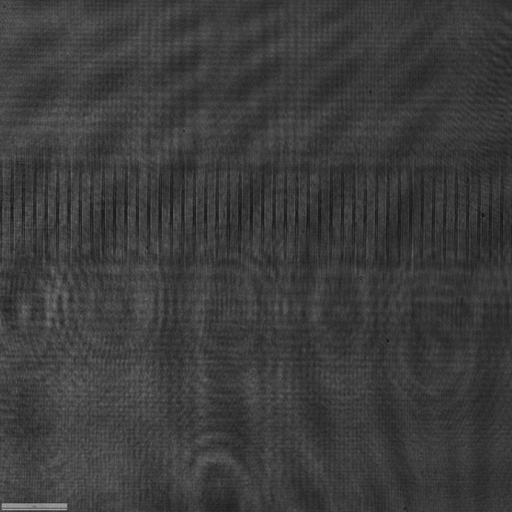
#> input picture Carpeta stack/imagen_IC_1.tiff, 512 x 512 px
$ python microContraste.py
#> lines starting #> are read from the running program, lines starting #| are printed output that depends on the picture
### Entrega03/librerias/filterZernike.py
import numpy as np
import matplotlib.pyplot as plt


def mascara_circular(xx: np.ndarray, yy: np.ndarray, radio: float) -> np.ndarray:
    """Máscara binaria circular centrada (1 dentro del disco, 0 fuera)."""
    return ((xx**2 + yy**2) <= radio**2).astype(float)

#características de iluminacion
wavelength = 533e-9  # Longitud de onda en metros
f_MO = 10e-3  # Distancia focal del objetivo en metros


#Caracteristicas de la imagen
N_x = 1024 # Ancho de la imagen
N_y = 1024 # Alto de la imagen
#dimensiones físicas de la imagen en m
size_x = 390e-6  # m
size_y = 390e-6  # m
#tamaño del pixel
dx = size_x / N_x  # Tamaño del pixel en x
dy = size_y / N_y  # Tamaño del pixel en y
#malla de coordenadas
x = np.linspace(-size_x/2, size_x/2, N_x)
y = np.linspace(-size_y/2, size_y/2, N_y)
X, Y = np.meshgrid(x, y)
#tamaño del radio de la máscara circular
R_pupila = 10e-3  # Radio en metros
R_filter = 1.22*wavelength*f_MO/R_pupila

print(f"Radio pupila: {R_pupila*1e3} mm")
print(f"Radio filtro Zernike: {R_filter*1e9} nm")


#creamos a lienzo de Zernike vacío
Pupila = mascara_circular(X, Y, R_pupila)

Pupila = Pupila.astype(np.complex128)

Filter = mascara_circular(X, Y, R_filter)
Pupila =Pupila - Filter
Filter = Filter.astype(np.complex128)
#aplicamos alguna función de Zernike
Filter = Filter*np.exp(1j*np.pi/2)/2

img = Pupila + Filter


#Creamos un patrón de Zernike simple (por ejemplo, un círculo

Intensidad=np.abs(img)

Phase=np.angle(img)


def filter_Zernike(X, Y, R_pupila, R_filter, coef,Beta):
    # Creamos la pupila
    Pupila = mascara_circular(X, Y, R_pupila).astype(np.complex128)

    # Creamos el filtro Zernike
    Filter = mascara_circular(X, Y, R_filter).astype(np.complex128)

    Pupila = Pupila - Filter

    # Aplicamos el coeficiente de Zernike al filtro
    Filter = Beta*Filter * np.exp(1j * coef)

    # Combinamos la pupila y el filtro
    img = Pupila + Filter

    return img

Filter = filter_Zernike(X, Y, R_pupila, R_filter, np.pi/2,0.5)


fig=plt.figure(figsize=(10,12))
ax0=fig.add_subplot(221)
im0=ax0.imshow(Intensidad, cmap='gray')
ax0.set_label('Intensidad')
cbar0=plt.colorbar(im0, ax=ax0, label='Intensidad', fraction=0.046, pad=0.04)  # muestra la escala de colores
ax1=fig.add_subplot(222)
im1=ax1.imshow(Phase, cmap='gray')
ax1.set_label('Fase (radianes)')  # etiqueta de la colorbar
cbar1=plt.colorbar(im1, ax=ax1, label='Fase (radianes)', fraction=0.046, pad=0.04)  # muestra la escala de colores
ax2=fig.add_subplot(223)
im2=ax2.imshow(np.abs(Filter), cmap='gray', origin='lower')   # guarda el objeto de imagen
cbar2 = plt.colorbar(im2, ax=ax2, label='Magnitud', fraction=0.046, pad=0.04)  # muestra la escala de colores
ax3=fig.add_subplot(224)
im3=ax3.imshow(np.angle(Filter), cmap='gray', origin='lower')   # guarda el objeto de imagen
cbar3 = plt.colorbar(im3, ax=ax3, label='Fase (radianes)', fraction=0.046, pad=0.04)  # muestra la escala de colores
plt.show()
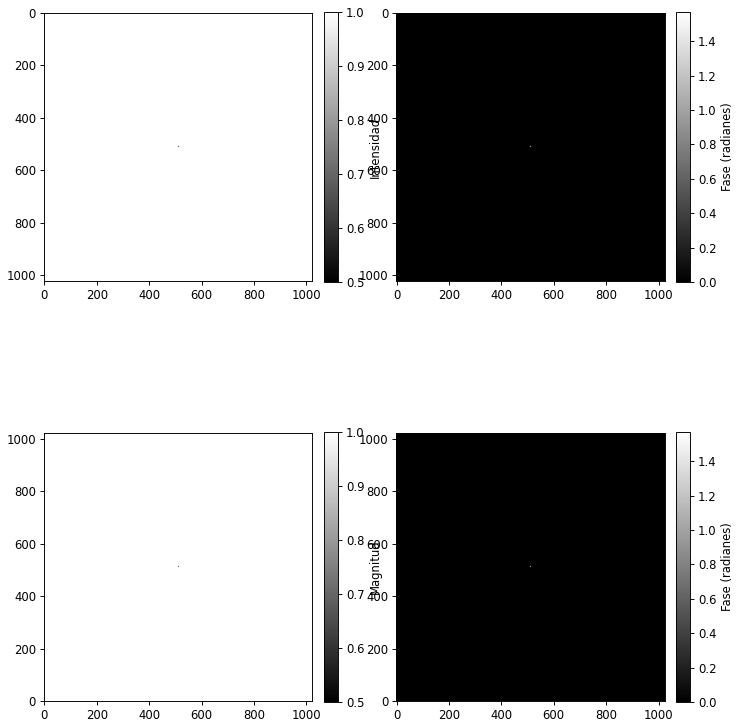
#> figure drawn by matplotlib, 8 panels

### Entrega03/librerias/microContraste.py
# ==============================================================
# punto3_microscopio_ABCD.py
#
# Práctica 3 – Microscopía Óptica
# Punto 3: Simulación difractiva de un microscopio compuesto
#          usando formalismo ABCD + Fresnel
#
# - Modelo coherente de un microscopio 20x/0.5 con lente de tubo de 200 mm
# - Objeto: Generacion de contraste utilizando Filtro de Zernike
# - Sistema equivalente 4f (objetivo + lente de tubo)
# - Pupila circular que emula la NA del objetivo (NA = 0.5)
# - Cálculo del límite de Abbe y visualización de la imagen simulada
#
# *** CÓDIGO ESPECÍFICO DEL PUNTO 3 DE LA PRÁCTICA 3 ***
# ==============================================================

from __future__ import annotations
import os
from dataclasses import dataclass
import numpy as np
import cv2
import tkinter as tk
from tkinter import filedialog
import matplotlib.pyplot as plt
from filterZernike import filter_Zernike

# ==============================================================
# 1. PARÁMETROS FÍSICOS DEL MICROSCOPIO (Punto 3, Práctica 3)
# ==============================================================

# Longitud de onda (λ) de la iluminación coherente
LAMBDA_0 = 533e-9       # [m] 533 nm

# Objetivo PLAN 20x/0.5
M_OBJ = 20.0            # Aumento del objetivo
NA_OBJ = 0.5            # Apertura numérica

# Lente de tubo
F_TL = 200e-3           # [m] f_TL = 200 mm

# Focal del objetivo (modelo de microscopio de conjugado infinito)
F_MO = F_TL / M_OBJ     # f_MO = f_TL / M

# Diámetro efectivo de la pupila (en el plano de Fourier) para NA dada
DIAM_PUPILA = 2.0 * F_MO * NA_OBJ   # D_pupila = 2 f_MO NA

# Límite teórico de Abbe (formación de imagen coherente)
F_C_COHERENTE = NA_OBJ / LAMBDA_0   # frecuencia de corte [ciclos/m]
D_ABBE = 1.0 / F_C_COHERENTE        # resolución mínima [m]

# Diametro del filtro de Zernike de fase constante phi=pi/2
DIAM_FILTRO_ZERNIKE= 0.01*DIAM_PUPILA #1.22*LAMBDA_0*F_MO/ (DIAM_PUPILA)

print("--- PARÁMETROS DE SIMULACIÓN (Punto 3 – Práctica 3) ---")
print(f"Lambda: {LAMBDA_0*1e9:.1f} nm")
print(f"Focal Objetivo (f_MO): {F_MO*1e3:.2f} mm")
print(f"Focal Lente Tubo (f_TL): {F_TL*1e3:.2f} mm")
print(f"Diámetro Pupila (2·f_MO·NA): {DIAM_PUPILA*1e3:.2f} mm")
print("--- LÍMITE TEÓRICO (ABBE, coherente) ---")
print(f"Frecuencia máxima (f_c): {F_C_COHERENTE/1e3:.2f} líneas/mm")
print(f"Resolución de Abbe (d_Abbe): {D_ABBE*1e6:.3f} μm")
print(f"Diámetro filtro Zernike: {DIAM_FILTRO_ZERNIKE:.3f} μm")
print("--------------------------------------------------\n")


# Configuración general usada en la simulación del Punto 3
CONFIG = {
    # Longitud de onda
    "lambda_0": LAMBDA_0,

    # Focales de objetivo y lente de tubo
    "f_lente_1": F_MO,    # Objetivo
    "f_lente_2": F_TL,    # Lente de tubo

    # Sensor (dimensiones y tamaño de píxel)
    # Aquí se modela el sensor físico de la cámara.
    "px_cols": 2448,
    "px_rows": 2048,
    "pitch": 3.45e-6,     # [m] tamaño de píxel

    #dimensiones fisicas del objeto
    "size_x_objeto": 4.5e-7, #m
    "size_y_objeto": 3.8e-7, #m


    # Tipo de filtro en el plano de Fourier
    # Para el Punto 3, solo se aplica la pupila circular (NA),
    # por eso el filtro adicional es "ninguno".
    "tipo_filtro": "Zernike",

    "diametro_filtro_zernike": DIAM_FILTRO_ZERNIKE,

    # Diámetro físico de la pupila (controlado por la NA del objetivo)
    "diam_apertura": DIAM_PUPILA,

    # Rango de intensidades (fracción del máximo) para las gráficas
    "clim": {
        "objeto": (0.0, 1.0),
        "antes_diafragma": (0.0, 1e-5),
        "filtro": (0.0, 1.0),
        "tras_diafragma": (0.0, 1e-5),
        "sensor": (0.0, 1.0),
    }
}

# ==============================================================
# 2. UTILIDADES BÁSICAS
#    (Selección de imagen USAF, redimensionado, malla y ploteo)
# ==============================================================

def seleccionar_imagen_en_grises(inicio_en_escritorio: bool = True) -> np.ndarray:
    """
    Punto 3 – Práctica 3:
    Abre un diálogo para seleccionar la imagen del test de resolución (USAF 1951).
    Devuelve una matriz en escala de grises normalizada a [0,1].
    """
    print("Por favor, selecciona una imagen relacionada a la transmitancia en escala de grises.")
    root = tk.Tk()
    root.withdraw()

    initial_dir = os.path.join(os.path.expanduser("~"), "Desktop") if inicio_en_escritorio else None
    ruta = filedialog.askopenfilename(
        title="Selecciona una imagen (PNG/JPG/JPEG/BMP/TIFF)",
        initialdir=initial_dir,
        filetypes=[("Imágenes", "*.png *.jpg *.jpeg *.bmp *.tiff *.gif")]
    )
    root.update()
    root.destroy()

    if not ruta:
        raise RuntimeError("No se seleccionó ninguna imagen.")

    img = cv2.imread(ruta, cv2.IMREAD_GRAYSCALE)
    if img is None:
        raise RuntimeError("No fue posible leer la imagen seleccionada.")

    return img.astype(np.float64) / 255.0


def redimensionar_con_padding(img: np.ndarray, nuevo_ancho: int, nuevo_alto: int) -> np.ndarray:
    """
    Redimensiona la imagen manteniendo su relación de aspecto y añade bordes
    negros para que encaje exactamente en (nuevo_ancho × nuevo_alto) píxeles.
    """
    h, w = img.shape
    ratio = min(nuevo_ancho / w, nuevo_alto / h)
    nuevo_w, nuevo_h = int(w * ratio), int(h * ratio)
    img_rs = cv2.resize(img, (nuevo_w, nuevo_h), interpolation=cv2.INTER_AREA)

    pad_w = max(nuevo_ancho - nuevo_w, 0)
    pad_h = max(nuevo_alto - nuevo_h, 0)
    left, right = pad_w // 2, pad_w - pad_w // 2
    top, bottom = pad_h // 2, pad_h - pad_h // 2

    return cv2.copyMakeBorder(img_rs, top, bottom, left, right,
                              cv2.BORDER_CONSTANT, value=0)


def malla_cartesiana(n_col: int, Lx: float, n_row: int, Ly: float) -> tuple[np.ndarray, np.ndarray]:
    """Crea una malla cartesiana centrada en 0 con tamaño físico Lx × Ly."""
    x = np.linspace(-Lx/2, Lx/2, n_col)
    y = np.linspace(-Ly/2, Ly/2, n_row)
    return np.meshgrid(x, y)


def mostrar_intensidad(campo: np.ndarray, Lx: float, Ly: float, titulo: str,
                       vmin_frac: float, vmax_frac: float):
    """
    Muestra la intensidad |campo|^2 con ejes físicos en milímetros.
    vmin_frac y vmax_frac son fracciones del máximo para escalar el contraste.
    """
    I = np.abs(campo)**2
    vmax = np.max(I) if np.max(I) > 0 else 1.0
    extent = (-Lx/2 * 1e3, Lx/2 * 1e3, -Ly/2 * 1e3, Ly/2 * 1e3)  # ejes en mm

    plt.imshow(I, extent=extent, origin='lower', cmap='gray',
               vmin=vmin_frac * vmax, vmax=vmax_frac * vmax)
    plt.colorbar(label="Intensidad (u.a.)")
    plt.xlabel("x (mm)")
    plt.ylabel("y (mm)")
    plt.title(titulo)
    plt.show()

# ==============================================================
# 3. MUESTREO DE FRESNEL (ABCD) – Punto 3
# ==============================================================

def muestreo_entrada_para_Fresnel(Nx: int, Lx_out: float, B: float, lambda_0: float,
                                  Ny: int, Ly_out: float) -> tuple[float, float, float, float]:
    """
    Calcula el muestreo requerido en el plano de ENTRADA dado el tamaño del
    plano de SALIDA para una propagación tipo Fresnel asociada al término B
    de la matriz ABCD (Punto 3, Práctica 3).
    """
    dx_out, dy_out = Lx_out / Nx, Ly_out / Ny
    dx_in = (lambda_0 * B) / (Nx * dx_out)
    dy_in = (lambda_0 * B) / (Ny * dy_out)
    Lx_in, Ly_in = dx_in * Nx, dy_in * Ny
    return dx_in, dy_in, Lx_in, Ly_in
# [5 lines left out: function malla_de_entrada, not called in this run]

# ==============================================================
# 4. FILTROS EN EL PLANO DE FOURIER (Pupila del objetivo)
# ==============================================================

def mascara_circular(xx: np.ndarray, yy: np.ndarray, radio: float) -> np.ndarray:
    """Máscara binaria circular centrada (1 dentro del disco, 0 fuera)."""
    return ((xx**2 + yy**2) <= radio**2).astype(float)


def mascara_rendija_central(xx: np.ndarray, ancho: float) -> np.ndarray:
    """Rendija vertical centrada (1 dentro de la rendija, 0 fuera)."""
    return (np.abs(xx) <= (ancho/2)).astype(float)


def filtro_plano_fourier(xx: np.ndarray, yy: np.ndarray, cfg: dict) -> np.ndarray:
    """
    Devuelve el filtro en el plano de Fourier según CONFIG['tipo_filtro'].
    En el Punto 3 se usa 'ninguno' y la pupila real está dada por 'diam_apertura'.
    """
    tipo = cfg["tipo_filtro"]

    if tipo == "ninguno":
        # Filtro de paso total; la limitación está dada solo por el diafragma circular.
        return 1.0

    if tipo == "Zernike":
        radio_filtro = cfg.get("diametro_filtro_zernike", 1e-3) / 2
        return filter_Zernike(xx, yy, cfg["diam_apertura"]/2, radio_filtro, np.pi/2,0.5)

    if tipo == "circular":
        radio = cfg.get("radio_pasa_centro", 1e-3)
        return mascara_circular(xx, yy, radio)

    if tipo == "circular_rendija":
        disco = mascara_circular(xx, yy, cfg["radio_pasa_centro"])
        slit  = 1-mascara_circular(xx,yy, cfg["ancho_rendija"])
        return np.minimum(disco, slit)

    if tipo == "gaussiano":
        sigma = cfg.get("sigma_gauss", 300e-6)
        g = np.exp(-((xx**2 + yy**2)/(2*sigma**2)))
        return g / np.max(g)

    if tipo == "gaussiano_sumado_invertido":
        sigma = cfg.get("sigma_gauss", 300e-6)
        centros = cfg.get("centros_gauss", [])
        gsum = np.zeros_like(xx, dtype=float)
        inv_2sig2 = 1.0 / (2.0 * sigma**2)
        for (x0, y0) in centros:
            gsum += np.exp(-(((xx - x0)**2 + (yy - y0)**2) * inv_2sig2))
        filtro = 1.0 - gsum
        return np.clip(filtro, 0.0, 1.0)

    raise ValueError("tipo_filtro no reconocido.")

# ==============================================================
# 5. FORMALISMO ABCD (Matrices del sistema) – Punto 3
# ==============================================================

@dataclass
class SistemaABCD:
    """
    Contenedor para una cadena de elementos ABCD y metadatos.
    Usado en el Punto 3 para describir los tramos:
    Objeto → Pupila y Pupila → Sensor.
    """
    M: np.ndarray           # Matriz 2x2 del sistema completo
    B_total: float          # Término B neto (m)
    camino_optico: float    # z efectivo para la fase global


def T(d: float, n: float = 1.0) -> np.ndarray:
    """Traslación en un medio de índice n: matriz [[1, d/n],[0,1]]."""
    return np.array([[1.0, d/n],
                     [0.0, 1.0]], dtype=float)


def L(f: float) -> np.ndarray:
    """Lente delgada de focal f: matriz [[1,0],[-1/f,1]]."""
    return np.array([[1.0, 0.0],
                     [-1.0/f, 1.0]], dtype=float)


def encadenar_elementos(elementos: list[np.ndarray]) -> SistemaABCD:
    """
    Multiplica las matrices ABCD en orden de propagación y acumula el término B.
    Se usa en la simulación del Punto 3 para construir los brazos anterior y posterior.
    """
    Msys = np.eye(2)
    B_total = 0.0
    for E in elementos:
        Msys = Msys @ E
        B_total += E[0, 1]
    return SistemaABCD(M=Msys, B_total=B_total, camino_optico=B_total)

# ==============================================================
# 6. PROPAGACIÓN DE FRESNEL USANDO ABCD – Punto 3
# ==============================================================

def propagar_Fresnel_ABCD(objeto: np.ndarray, sistema: SistemaABCD,
                          Lx_out: float, Ly_out: float, lambda_0: float) -> tuple[np.ndarray, float, float]:
    """
    Propagación escalar de Fresnel usando la forma de Collins (ABCD) discreta.
    Devuelve el campo en el plano de salida y los tamaños físicos Lx_out, Ly_out.
    Esta rutina se usa tanto para Objeto→Pupila como para Pupila→Sensor.
    """
    Ny, Nx = objeto.shape
    A, B, C, D = sistema.M[0, 0], sistema.M[0, 1], sistema.M[1, 0], sistema.M[1, 1]
    k = 2 * np.pi / lambda_0

    # Muestreo requerido en ENTRADA para obtener la ventana Lx_out × Ly_out en SALIDA.
    dx_in, dy_in, Lx_in, Ly_in = muestreo_entrada_para_Fresnel(
        Nx, Lx_out, B, lambda_0, Ny, Ly_out
    )

    # Mallas de entrada y salida
    xx_in, yy_in = malla_cartesiana(Nx, Lx_in, Ny, Ly_in)
    xx_out, yy_out = malla_cartesiana(Nx, Lx_out, Ny, Ly_out)

    # Fases cuadráticas asociadas al sistema ABCD
    fase_const = np.exp(1j * k * sistema.camino_optico)
    fase_in = np.exp(1j * k * (A/(2*B)) * (xx_in**2 + yy_in**2))
    fase_out = np.exp(1j * k * (D/(2*B)) * (xx_out**2 + yy_out**2))

    # Transformada de Fresnel (implementada con FFT2)
    campo_out = (
        fase_const * fase_out *
        np.fft.fftshift(np.fft.fft2(np.fft.ifftshift(objeto * fase_in))) *
        (dx_in * dy_in) * (1 / (1j * lambda_0 * B))
    )

    return campo_out, Lx_out, Ly_out

# ==============================================================
# 7. RUTINA PRINCIPAL (Punto 3 – Formación de imagen USAF)
# ==============================================================

def main():
    # 7.1 Parámetros físicos del sensor
    nx, ny = CONFIG["px_cols"], CONFIG["px_rows"]
    pitch = CONFIG["pitch"]
    Lx_sensor, Ly_sensor = nx * pitch, ny * pitch  # tamaño físico del sensor

    # 7.2 Selección y preparación del objeto (Test USAF 1951)
    objeto_amplitud = seleccionar_imagen_en_grises(inicio_en_escritorio=True)
#> the answer given: ../../Carpeta stack/imagen_IC_1.tiff
#> in seleccionar_imagen_en_grises, img is the input picture: shape (512, 512); min 22, max 167, mean 60
    objeto_amplitud = redimensionar_con_padding(objeto_amplitud, nx, ny)
#> in redimensionar_con_padding, `return cv2.copyMakeBorder(img_rs, top, bottom, left, right, cv2.BORDER..`:
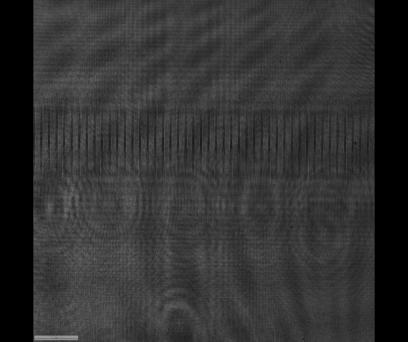
#> returned value: shape (2048, 2448) float64 (shown at 1/6 size); min 0, max 0.655, mean 0.197
    objeto_fase = seleccionar_imagen_en_grises(inicio_en_escritorio=True)
#> call 2 of seleccionar_imagen_en_grises, with inicio_en_escritorio = True
#> the answer given: ../../Carpeta stack/ASM.png
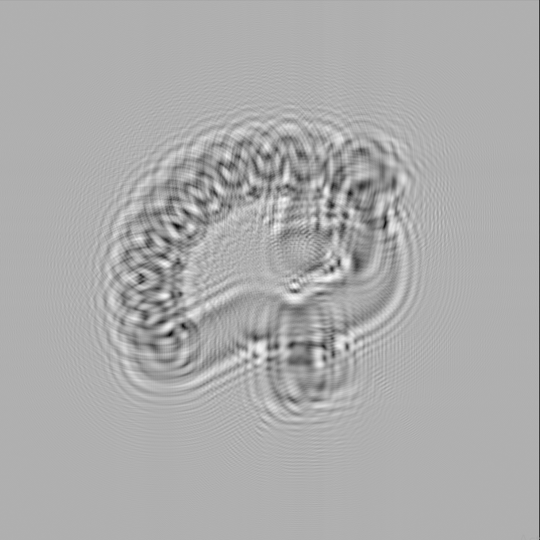
#> input picture Carpeta stack/ASM.png, 1080 x 1080 px (shown at 1/2 size)
#> in seleccionar_imagen_en_grises, img is the input picture: shape (1080, 1080); min 0, max 254, mean 171.5
    objeto_fase = redimensionar_con_padding(objeto_fase,nx,ny)
#> call 2 of redimensionar_con_padding, with nuevo_ancho = 2448, nuevo_alto = 2048
#> in redimensionar_con_padding (call 2), `return cv2.copyMakeBorder(img_rs, top, bottom, left, right, cv2.BORDER..`:
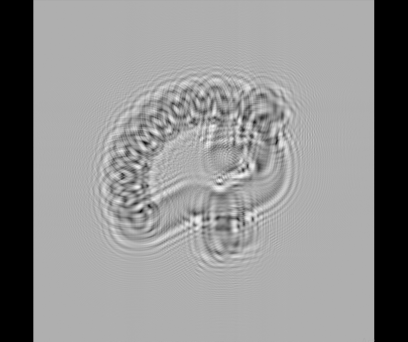
#> returned value: shape (2048, 2448) float64 (shown at 1/6 size); min 0, max 0.996, mean 0.563

    objeto=objeto_amplitud*np.exp(1j*objeto_fase)


    # 7.3 Definición de los sistemas 4f (objetivo + lente de tubo)
    f1, f2 = CONFIG["f_lente_1"], CONFIG["f_lente_2"]

    # Brazo anterior: Objeto --f1--> L_MO --f1--> plano de Fourier/pupila
    sistema_anterior = encadenar_elementos([T(f1), L(f1), T(f1)])

    # Brazo posterior: plano de Fourier --f2--> L_TL --f2--> sensor
    sistema_posterior = encadenar_elementos([T(f2), L(f2), T(f2)])

    # 7.4 Ventanas físicas y muestreo del plano de Fourier
    _, _, Lx_fourier, Ly_fourier = muestreo_entrada_para_Fresnel(
        nx, Lx_sensor, sistema_posterior.B_total, CONFIG["lambda_0"], ny, Ly_sensor
    )

    # 7.5 Propagación Objeto → Plano de Fourier
    print("Propagando Objeto -> Plano de Fourier (Punto 3)...")
    campo_fourier, Lx_F, Ly_F = propagar_Fresnel_ABCD(
        objeto=objeto,
        sistema=sistema_anterior,
        Lx_out=Lx_fourier,
        Ly_out=Ly_fourier,
        lambda_0=CONFIG["lambda_0"]
    )
    print("Propagación 1/2 completa.\n")

    # 7.6 Aplicación de la pupila (NA) en el plano de Fourier
    xxF, yyF = malla_cartesiana(nx, Lx_F, ny, Ly_F)

    # Pupila circular del objetivo (NA = 0.5)
    diafragma = mascara_circular(xxF, yyF, CONFIG["diam_apertura"] / 2)

    # Filtro adicional (aquí: "filtroZernike")
    filtro = filtro_plano_fourier(xxF, yyF, CONFIG)

    fig = plt.figure(figsize=(10, 12))
    plt.imshow(np.abs(filtro), extent=(-Lx_F/2*1e3, Lx_F/2*1e3, -Ly_F/2*1e3, Ly_F/2*1e3),
               origin='lower', cmap='gray')
    plt.colorbar(label="Amplitud del filtro")
    plt.xlabel("x (mm)")
    plt.ylabel("y (mm)")
    plt.title("Filtro aplicado en el plano de Fourier")
    plt.show()

    # Filtro total en el plano de Fourier
    H = diafragma * filtro
    campo_fourier_filtrado = campo_fourier * H

    # 7.7 Propagación Plano de Fourier → Sensor
    print("Propagando Plano de Fourier -> Sensor (Punto 3)...")
    campo_sensor, Lx_out, Ly_out = propagar_Fresnel_ABCD(
        objeto=campo_fourier_filtrado,
        sistema=sistema_posterior,
        Lx_out=Lx_sensor,
        Ly_out=Ly_sensor,
        lambda_0=CONFIG["lambda_0"]
    )
    print("Propagación 2/2 completa.\n")

    # 7.8 Visualización de los diferentes planos
    mostrar_intensidad(
        objeto, Lx_F, Ly_F,
        "Muestra Biologica",
        *CONFIG["clim"]["objeto"]
    )

    mostrar_intensidad(
        campo_fourier, Lx_F, Ly_F,
        "Campo antes de la pupila (plano de Fourier)",
        *CONFIG["clim"]["antes_diafragma"]
    )

    mostrar_intensidad(
        H, Lx_F, Ly_F,
        f"Pupila del objetivo (NA = 0.5, D = {DIAM_PUPILA*1e3:.2f} mm r_0 = {CONFIG['diametro_filtro_zernike']/2*1e6:.2f} um)",
        *CONFIG["clim"]["filtro"]
    )

    mostrar_intensidad(
        campo_fourier_filtrado, Lx_F, Ly_F,
        f"Campo tras la pupila (plano de Fourier) ",
        *CONFIG["clim"]["tras_diafragma"]
    )

    mostrar_intensidad(
        campo_sensor, Lx_out, Ly_out,
        f"Imagen de contraste de fase (Punto 3 – Práctica 3)",
        *CONFIG["clim"]["sensor"]
    )
def main_3():
    pass


# ==============================================================
# 8. EJECUCIÓN DEL PUNTO 3
# ==============================================================

if __name__ == "__main__":
    # Llamada principal para el Punto 3 de la Práctica 3.
    main()
#> in main, `campo_fourier, Lx_F, Ly_F = propagar_Fresnel_ABCD( objeto=objeto, sist..`: Lx_F = 0.0618
#> in main, `xxF, yyF = malla_cartesiana(nx, Lx_F, ny, Ly_F)`:
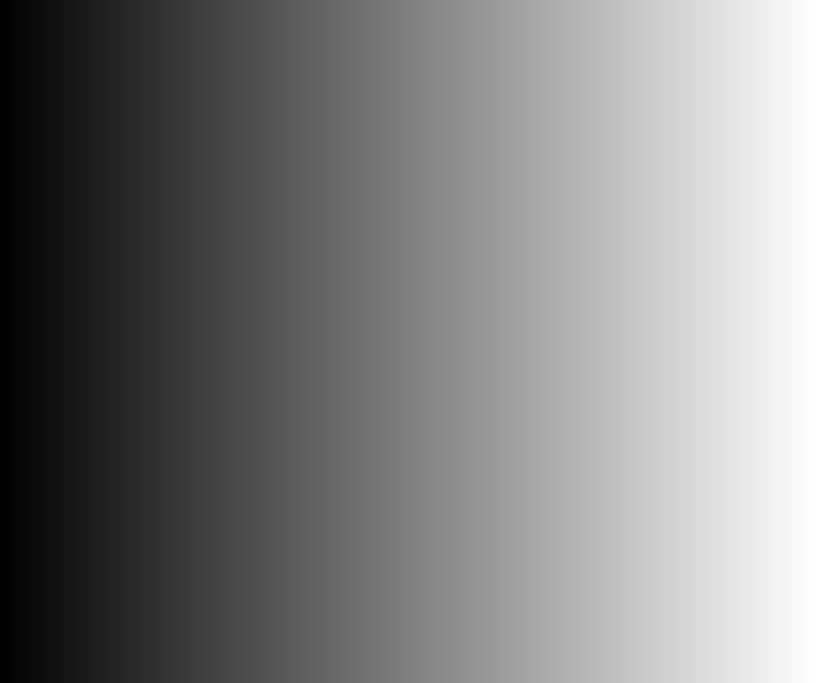
#> xxF: shape (2048, 2448) float64 (shown at 1/3 size); min -0.0309, max 0.0309, mean -1.66e-18; drawn with min black and max white
#> (the rest of the program and of its run is left out)
